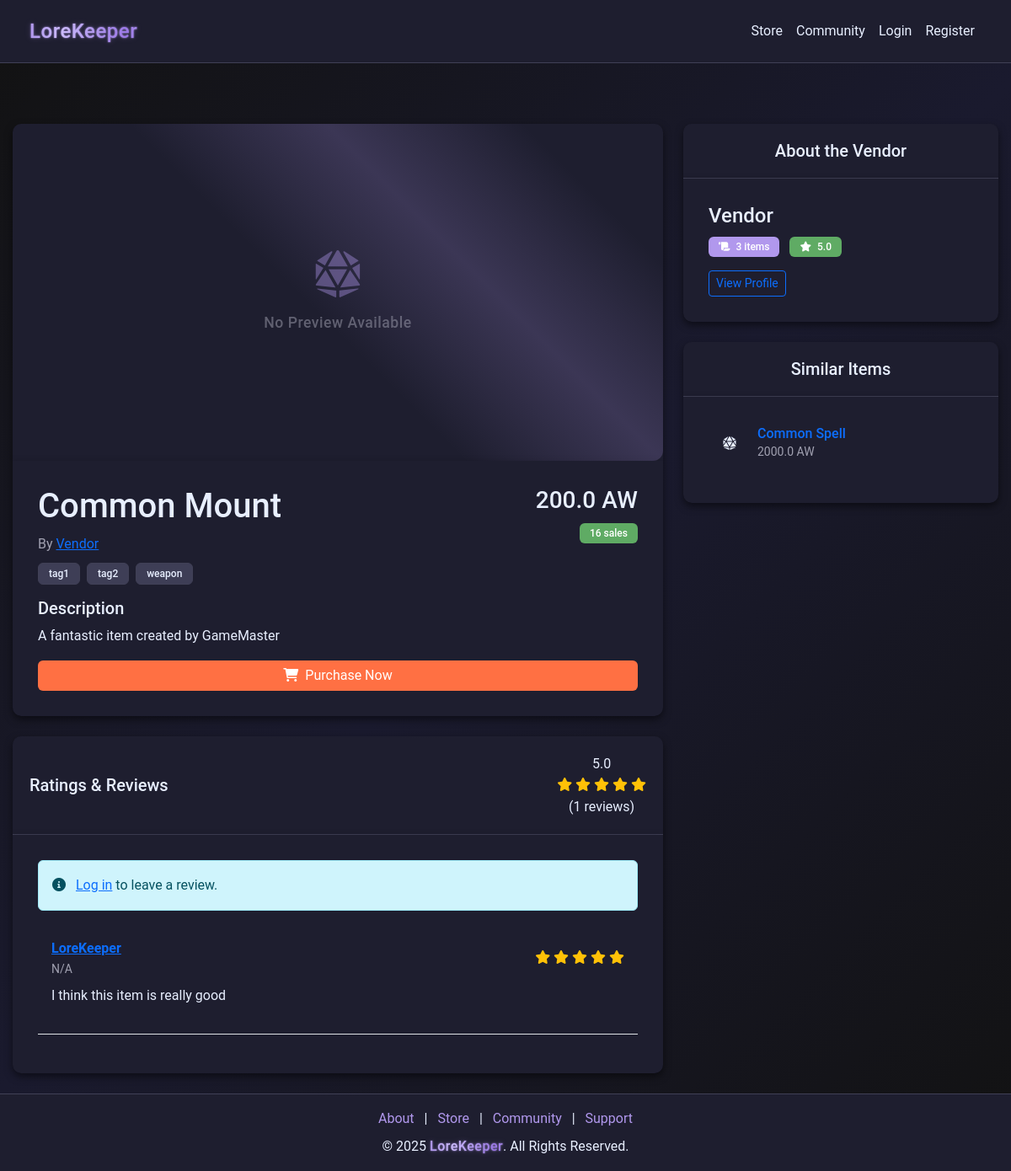
Page /store/item/1 on the committed database.
### models.py (models this page shows)
class Item(db.Model):
    __tablename__ = "items"
    id = db.Column(db.Integer, primary_key=True)
    name = db.Column(db.String(64), nullable=False)
    description = db.Column(db.Text)
    price = db.Column(db.Float, nullable=False)
    vendor_id = db.Column(
        db.Integer, db.ForeignKey("vendors.id"), nullable=False, index=True
    )
    reviews = db.relationship(
        "ReviewOfItem", backref="item", lazy=True, cascade="all, delete-orphan"
    )
    category = db.Column(db.String(64), nullable=False, index=True)
    tags = db.Column(db.String(256))
    sales = db.Column(db.Integer, default=0)
    status = db.Column(db.String(64), default="Active", index=True)
    created_at = db.Column(db.DateTime, default=datetime.utcnow)

class User(db.Model):
    __tablename__ = "users"
    id = db.Column(db.Integer, primary_key=True)
    username = db.Column(db.String(64), nullable=False, index=True)
    email = db.Column(db.String(128), unique=True, nullable=False, index=True)
    password = db.Column(db.String(128), nullable=False)
    bio = db.Column(db.String(256), default="")
    privilege_id = db.Column(db.Integer, db.ForeignKey("privileges.id"), default=1)
    created_at = db.Column(db.DateTime, default=datetime.utcnow)
    status = db.Column(db.String(64), default="Active", index=True)
    balance = db.Column(db.Integer, default=0)
    pending_balance = db.Column(db.Integer, default=0)
    purchases = db.relationship(
        "Purchase", back_populates="user", lazy=True, cascade="all, delete-orphan"
    )
    subscription = db.relationship(
        "Subscription", back_populates="user", lazy=True, cascade="all, delete-orphan"
    )
    received_transactions = db.relationship(
        "Receipt", foreign_keys="Receipt.receiver_id", back_populates="receiver"
    )
    tickets = db.relationship("SupportTicket", back_populates="user")
    responses = db.relationship("SupportTicketResponse", back_populates="responder")
    balance_logs = db.relationship("TransactionLog", back_populates="user")
    game_states = db.relationship("GameState", back_populates="user")
    grindstone_items = db.relationship("GrindStoneItem", back_populates="user")
    community_posts = db.relationship("CommunityPost", back_populates="creator")
    community_replies = db.relationship("CommunityReply", back_populates="creator")

class ReviewOfItem(db.Model):
    __tablename__ = "reviews_of_items"
    id = db.Column(db.Integer, primary_key=True)
    user_id = db.Column(db.Integer, db.ForeignKey("users.id"), nullable=False)
    item_id = db.Column(db.Integer, db.ForeignKey("items.id"), nullable=False)
    rating = db.Column(db.Integer, nullable=False)
    review = db.Column(db.Text)
    created_at = db.Column(db.DateTime, default=datetime.utcnow)

### app.py (the view)
@app.route("/store/item/<int:item_id>")
def item_preview(item_id):
    item = Item.query.get_or_404(item_id)
    reviews = ReviewOfItem.query.filter_by(item_id=item_id).all()
    avg_rating = 0
    if reviews:
        avg_rating = sum(review.rating for review in reviews) / len(reviews)
    vendor_items_count = Item.query.filter_by(vendor_id=item.vendor_id).count()
    vendor_items = Item.query.filter_by(vendor_id=item.vendor_id).all()
    vendor_reviews = []
    for vendor_item in vendor_items:
        vendor_reviews.extend(
            ReviewOfItem.query.filter_by(item_id=vendor_item.id).all()
        )
    vendor_rating = 0
    if vendor_reviews:
        vendor_rating = sum(review.rating for review in vendor_reviews) / len(
            vendor_reviews
        )
    similar_items = []
    if item.tags:
        similar_items = (
            Item.query.filter(Item.id != item_id, Item.category == item.category)
            .limit(5)
            .all()
        )
    enriched_reviews = []
    for review in reviews:
        user = User.query.get(review.user_id)
        enriched_reviews.append(
            {
                "user_id": review.user_id,
                "username": user.username if user else "Unknown User",
                "rating": review.rating,
                "review": review.review,
                "created_at": review.created_at,
            }
        )
    return render_template(
        "item_preview.html",
        item=item,
        reviews=enriched_reviews,
        avg_rating=avg_rating,
        vendor_items_count=vendor_items_count,
        vendor_rating=vendor_rating,
        similar_items=similar_items,
    )

### templates/item_preview.html (shortened to what this page needs)
{% extends "nav_footer_template.html" %}
{% block content %}
<div id="wrapper">
    <div class="container mt-5">
        <div class="row">
            <div class="col-lg-8">
                <div class="card mb-4">
                    {% if item.image_url %}
                    <img src="{{ item.image_url }}" class="card-img-top item-image" alt="{{ item.name }}">
                    {% else %}
                    <div class="item-preview-placeholder">
                        <div class="shimmer-overlay"></div>
                        <div class="placeholder-content">
                            <i class="fas fa-dice-d20 fa-3x"></i>
                            <p>No Preview Available</p>
                        </div>
                    </div>
                    {% endif %}
                    <div class="card-body">
                        <div class="d-flex justify-content-between align-items-start">
                            <div>
                                <h1 class="card-title item-title mb-2">{{ item.name|default('Item Name') }}</h1>
                                <p class="text-muted mb-2">By <a href="/user/{{ item.vendor_id }}" class="vendor-name">{{ item.vendor_name|default('Vendor') }}</a></p>
                            </div>
                            <div class="text-end">
                                <h3 class="item-price mb-2">{{ item.price|default(0) }} AW</h3>
                                <span class="badge bg-success sales-count">{{ item.sales|default(0) }} sales</span>
                            </div>
                        </div>
                        <div class="item-tags mb-3">
                            {% if item.tags %}
                                {% for tag in item.tags.split(',') %}
                                    <span class="badge bg-secondary me-1">{{ tag.strip() }}</span>
                                {% endfor %}
                            {% else %}
                                <span class="badge bg-secondary">No tags</span>
                            {% endif %}
                        </div>
                        <h5>Description</h5>
                        <p class="item-description">{{ item.description|default('No description available.') }}</p>
                        <div class="d-grid gap-2">
                            <a href="{{ url_for('checkout', item_id=item.id) }}" class="btn btn-primary purchase-btn store-color">
                                <i class="fas fa-shopping-cart me-2"></i>Purchase Now
                            </a>
                        </div>
                    </div>
                </div>
                <div class="card mb-4">
                    <div class="card-header">
                        <div class="d-flex justify-content-between align-items-center">
                            <h3 class="h5 mb-0">Ratings & Reviews</h3>
                            <div class="rating-summary">
                                <span class="average-rating">{{ avg_rating|default('0.0') }}</span>
                                <div class="stars">
                                    {% for i in range(5) %}
                                        {% if i < avg_rating|int %}
                                            <i class="fas fa-star text-warning"></i>
                                        {% elif i < avg_rating and i >= avg_rating|int %}
                                            <i class="fas fa-star-half-alt text-warning"></i>
                                        {% else %}
                                            <i class="far fa-star text-warning"></i>
                                        {% endif %}
                                    {% endfor %}
                                </div>
                                <span class="rating-count">({{ reviews|length|default(0) }} reviews)</span>
                            </div>
                        </div>
                    </div>
                    <div class="card-body">
                        {% if session.get('user_id') %}
                            <form id="reviewForm" class="mb-4" action="{{ url_for('submit_review', item_id=item.id) }}" method="POST">
                                <div class="mb-3">
                                    <label class="form-label">Your Rating</label>
                                    <div class="rating-input">
                                        <input type="hidden" name="rating" id="selected_rating" value="5">
                                        <i class="fas fa-star active" data-rating="1"></i>
                                        <i class="fas fa-star active" data-rating="2"></i>
                                        <i class="fas fa-star active" data-rating="3"></i>
                                        <i class="fas fa-star active" data-rating="4"></i>
                                        <i class="fas fa-star active" data-rating="5"></i>
                                    </div>
                                </div>
                                <div class="mb-3">
                                    <label for="reviewText" class="form-label">Your Review</label>
                                    <textarea class="form-control" id="reviewText" name="review_text" rows="3" required></textarea>
                                </div>
                                <button type="submit" class="btn btn-primary">Submit Review</button>
                            </form>
                        {% else %}
                            <div class="alert alert-info">
                                <i class="fas fa-info-circle me-2"></i>
                                <a href="{{ url_for('login') }}">Log in</a> to leave a review.
                            </div>
                        {% endif %}
                        <div id="reviewsList">
                            {% if reviews %}
                                {% for review in reviews %}
                                    <div class="review-item mb-3 p-3 border-bottom">
                                        <div class="d-flex justify-content-between align-items-center">
                                            <div>
                                                <a href="/user/{{ review.user_id }}" class="fw-bold">{{ review.username }}</a>
                                                <div class="small text-muted">
                                                    {{ review.created_at|format_date}}
                                                </div>
                                            </div>
                                            <div class="review-rating">
                                                {% for i in range(5) %}
                                                    {% if i < review.rating %}
                                                        <i class="fas fa-star text-warning"></i>
                                                    {% else %}
                                                        <i class="far fa-star text-warning"></i>
                                                    {% endif %}
                                                {% endfor %}
                                            </div>
                                        </div>
                                        <p class="mt-2">{{ review.review }}</p>
                                    </div>
                                {% endfor %}
                            {% else %}
                                <div class="text-center text-muted py-4">
                                    <i class="fas fa-comment-slash fa-2x mb-2"></i>
                                    <p>No reviews yet. Be the first to leave a review!</p>
                                </div>
                            {% endif %}
                        </div>
                    </div>
                </div>
            </div>
            <div class="col-lg-4">
                <div class="card mb-4">
                    <div class="card-header">
                        <h3 class="h5 mb-0">About the Vendor</h3>
                    </div>
                    <div class="card-body">
                        <div class="vendor-info">
                            <h4 class="vendor-name mb-2">{{ item.vendor_name|default('Vendor') }}</h4>
                            <p class="vendor-stats mb-3">
                                <span class="badge bg-primary me-2">
                                    <i class="fas fa-scroll me-1"></i>
                                    <span class="total-items">{{ vendor_items_count|default(0) }}</span> items
                                </span>
                                <span class="badge bg-success">
                                    <i class="fas fa-star me-1"></i>
                                    <span class="vendor-rating">{{ vendor_rating|default('0.0') }}</span>
                                </span>
                            </p>
                            <a href="/user/{{ item.vendor_id }}" class="btn btn-outline-primary btn-sm">View Profile</a>
                        </div>
                    </div>
                </div>
                <div class="card">
                    <div class="card-header">
                        <h3 class="h5 mb-0">Similar Items</h3>
                    </div>
                    <div class="card-body">
                        <div class="similar-items-list">
                            {% if similar_items %}
                                {% for similar_item in similar_items %}
                                    <div class="similar-item mb-3">
                                        <div class="d-flex align-items-center">
                                            <div class="flex-shrink-0 me-2">
                                                {% if similar_item.image_url %}
                                                    <img src="{{ similar_item.image_url }}" class="similar-item-img" width="50" height="50" alt="{{ similar_item.name }}">
                                                {% else %}
                                                    <div class="similar-item-placeholder">
                                                        <i class="fas fa-dice-d20"></i>
                                                    </div>
                                                {% endif %}
                                            </div>
                                            <div class="flex-grow-1">
                                                <a href="{{ url_for('item_preview', item_id=similar_item.id) }}" class="text-decoration-none">
                                                    <h6 class="mb-0">{{ similar_item.name }}</h6>
                                                </a>
                                                <div class="text-muted small">{{ similar_item.price }} AW</div>
                                            </div>
                                        </div>
                                    </div>
                                {% endfor %}
                            {% else %}
                                <div class="text-center text-muted py-3">
                                    <i class="fas fa-search fa-2x mb-2"></i>
                                    <p>No similar items found.</p>
                                </div>
                            {% endif %}
                        </div>
                    </div>
                </div>
            </div>
        </div>
    </div>
</div>
{% endblock %}

### rows in the picture
Item: name "Common Mount", price "200.0", sales "16", description "A fantastic item created by GameMaster"
User: username "LoreKeeper"
ReviewOfItem: review "I think this item is really good"
Item: name "Common Spell", price "2000.0"

### other values in the picture
{{ item.vendor_name|default('Vendor') }} "Vendor"
{{ tag.strip() }} "tag1" "tag2" "weapon"
{{ avg_rating|default('0.0') }} "5.0"
{{ reviews|length|default(0) }} "1"
{{ review.created_at|format_date }} "N/A"
{{ vendor_items_count|default(0) }} "3"
{{ vendor_rating|default('0.0') }} "5.0"
